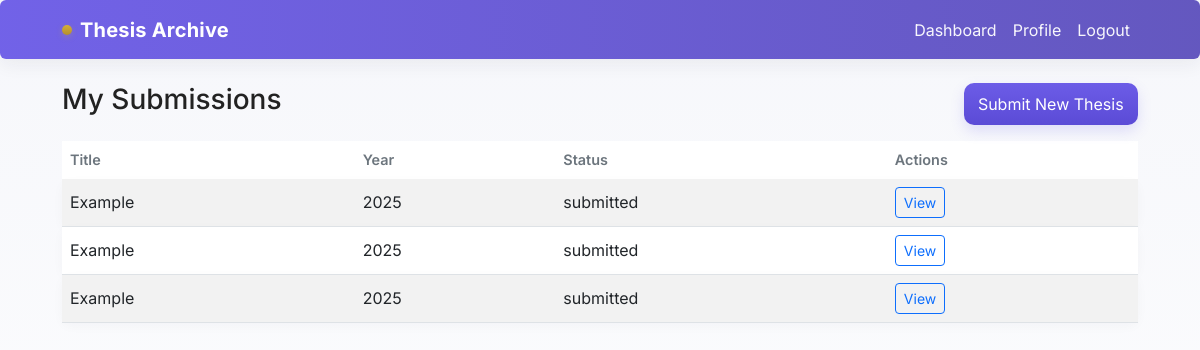
Screenshot of /student_dashboard.php (signed in) with the database file from the repository.
### tables this page shows
CREATE TABLE `theses` (
  `id` int(11) NOT NULL,
  `title` varchar(1000) NOT NULL,
  `abstract` text DEFAULT NULL,
  `keywords` varchar(500) DEFAULT NULL,
  `authors` text NOT NULL,
  `adviser_id` int(11) DEFAULT NULL,
  `program_id` int(11) DEFAULT NULL,
  `department_id` int(11) DEFAULT NULL,
  `year` year(4) DEFAULT NULL,
  `status` enum('draft','submitted','under_review','approved','rejected') DEFAULT 'draft',
  `comments_summary` text DEFAULT NULL,
  `embargo_until` date DEFAULT NULL,
  `access_level` enum('public','embargoed','restricted') DEFAULT 'public',
  `created_by` int(11) DEFAULT NULL,
  `created_at` timestamp NOT NULL DEFAULT current_timestamp(),
  `updated_at` timestamp NOT NULL DEFAULT current_timestamp() ON UPDATE current_timestamp()
);

### student_dashboard.php (the view, shortened to what this page needs)
<?php include 'header.php'; ?>
<?php
include 'db.php';
$uid = (int)$_SESSION['user_id'];
$res = $conn->query("SELECT * FROM theses WHERE created_by = $uid ORDER BY created_at DESC");
?>
<div class="d-flex justify-content-between align-items-center mb-3">
  <h3>My Submissions</h3>
  <a href="submit_thesis.php" class="btn btn-primary">Submit New Thesis</a>
</div>
<table class="table table-striped">
  <thead><tr><th>Title</th><th>Year</th><th>Status</th><th>Actions</th></tr></thead>
  <tbody>
    <?php while ($t = $res->fetch_assoc()): ?>
      <tr>
        <td><?php echo htmlspecialchars($t['title']); ?></td>
        <td><?php echo htmlspecialchars($t['year']); ?></td>
        <td><?php echo htmlspecialchars($t['status']); ?></td>
        <td>
          <a class="btn btn-sm btn-outline-primary" href="view_thesis.php?id=<?php echo $t['id']; ?>">View</a>
        </td>
      </tr>
    <?php endwhile; ?>
  </tbody>
</table>
<?php include 'footer.php'; ?>

### style.css (style rules this page uses)
* { box-sizing:border-box }
html,body { height:100% }
body { font-family: "Inter", system-ui, -apple-system, "Segoe UI", Roboto, "Helvetica Neue", Arial; background: linear-gradient(180deg, var(--bg) 0%, #ffffff 100%); color: #222; -webkit-font-smoothing:antialiased; -moz-osx-font-smoothing:grayscale; line-height:1.5; padding-bottom:40px; }
.btn-primary { background: linear-gradient(180deg,var(--primary),var(--primary-600)); border: none; color: #fff; border-radius: 10px; padding: .56rem .9rem; box-shadow: 0 6px 14px rgba(108,92,231,0.18); transition: transform .12s ease, box-shadow .12s ease; }
.table { background: transparent; }
.table thead th { border-bottom: 0; color: var(--muted); font-weight:600; font-size: .9rem; }
.table tbody tr { background: linear-gradient(180deg, rgba(255,255,255,0.9), rgba(255,255,255,0.96)); box-shadow: 0 4px 12px rgba(35,38,56,0.03); border-radius: 8px; }
.table tbody tr td { vertical-align: middle; }
a, button { transition: .12s ease; }

### rows the page displays
theses: title "Example", year "2025", status "submitted"
theses: title "Example", year "2025", status "submitted"
theses: title "Example", year "2025", status "submitted"
